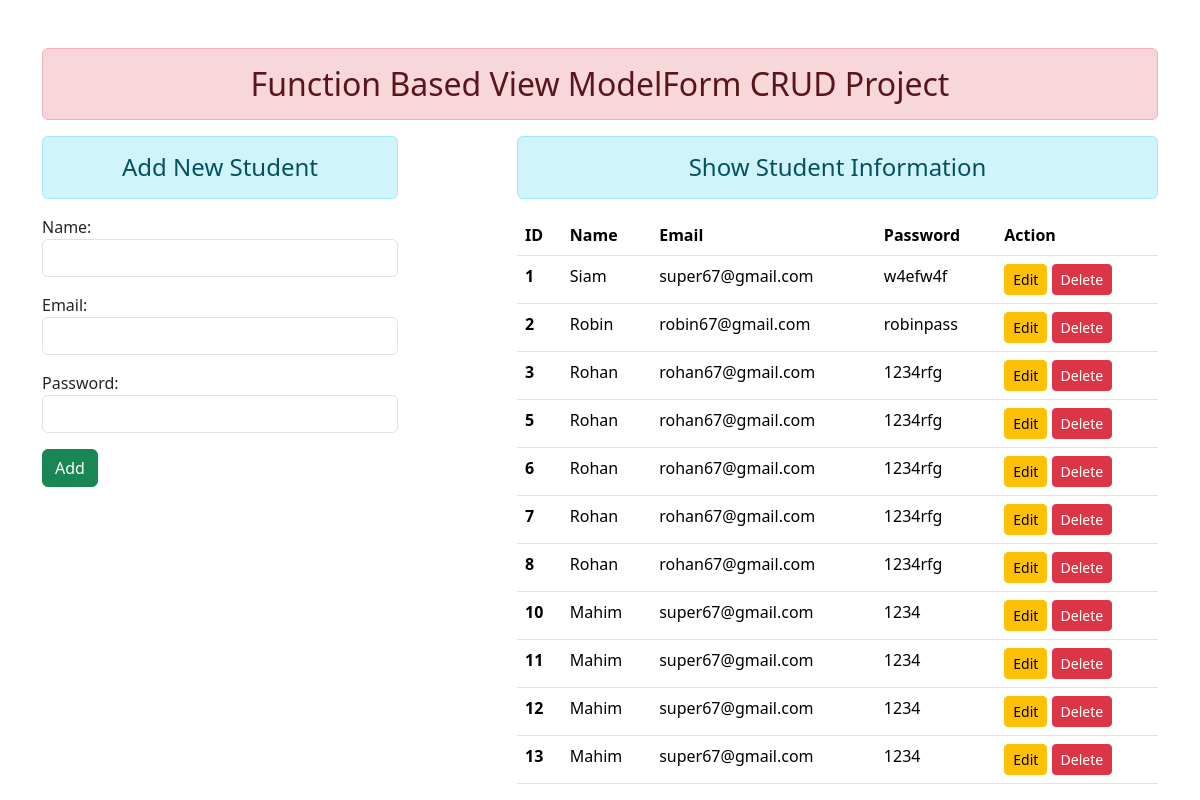
The page / on the database its author committed.
### enroll/models.py (models this page shows)
class User(models.Model):
    name = models.CharField(max_length=70)
    email = models.EmailField(max_length=100)
    password = models.CharField(max_length=100)

### enroll/views.py (the view)
# urls.py: path('', views.add_show, name="addandshow"),
def add_show(request):
    if request.method == 'POST':
        fm = StudentRegistration(request.POST)
        if fm.is_valid():
            name = fm.cleaned_data['name']
            email = fm.cleaned_data['email']
            password = fm.cleaned_data['password']
            reg = User(name=name, email=email, password=password)
            reg.save()
            fm = StudentRegistration()
    else:
        fm = StudentRegistration()
    stud = User.objects.all()
    return render(request, 'enroll/addandshow.html', {'form': fm, 'stu': stud})

### enroll/forms.py
class StudentRegistration(forms.ModelForm):
    class Meta:
        model = User
        fields = ['name', 'email', 'password']
        widgets ={
            'name': forms.TextInput(attrs={'class': 'form-control'}),
            'email': forms.EmailInput(attrs={'class': 'form-control'}),
            'password': forms.PasswordInput(render_value=True, attrs={'class': 'form-control'}),
        }

### enroll/templates/enroll/addandshow.html (shortened to what this page needs)
{% extends 'enroll/base.html' %}
{% block content %}
  <div class="row">
    <div class="col-sm-4">
      <h4 class="text-center alert alert-info">Add New Student</h4>
      <form action="" method="POST">
        {{ form.as_p }}
        <input type="submit" class="btn btn-success" value="Add">
      </form>
    </div>
    <div class="col-sm-7 offset-1">
      <h4 class="text-center alert alert-info">Show Student Information</h4>
      {% if stu %}
      <table class="table table-hover">
        <thead>
          <tr>
            <th scope="col">ID</th>
            <th scope="col">Name</th>
            <th scope="col">Email</th>
            <th scope="col">Password</th>
            <th scope="col">Action</th>
          </tr>
        </thead>
        <tbody>
          {% for st in stu  %}
            <tr>
              <th scope="row">{{st.id}}</th>
              <td>{{st.name}}</td>
              <td>{{ st.email }}</td>
              <td>{{ st.password }}</td>
              <td>
                <a href="{% url 'updatedata' st.id %}" class="btn btn-warning btn-sm">Edit</a>
                <form action="{% url 'deletedata' st.id %}" method="post" class="d-inline">
                  <input type="submit" class="btn btn-danger btn-sm" value="Delete">
                </form>
              </td>
            </tr>
          {% endfor %}
        </tbody>
      </table>
      {% else %}
        <h4 class="text-center alert alert-warning">No data found</h4>
      {% endif %}
    </div>
  </div>
{% endblock content %}

### enroll/templates/enroll/base.html (shortened to what this page needs)
<!DOCTYPE html>
{% load static %}
<html lang="en">
<head>
    <link rel="stylesheet" href="{% static 'enroll/css/bootstrap.css' %}">
</head>
<body>
    <div class="container mt-5">
        <h2 class="text-center alert alert-danger">Function Based View ModelForm CRUD Project</h2>
        {% block content %}
        {% endblock content %}
    </div>
</body>
</html>

### rows shown on the page
User: id "1", name "Siam", email "super67@gmail.com", password "w4efw4f"
User: id "2", name "Robin", email "robin67@gmail.com", password "robinpass"
User: id "3", name "Rohan", email "rohan67@gmail.com", password "1234rfg"
User: id "5", name "Rohan", email "rohan67@gmail.com", password "1234rfg"
User: id "6", name "Rohan", email "rohan67@gmail.com", password "1234rfg"
User: id "7", name "Rohan", email "rohan67@gmail.com", password "1234rfg"
User: id "8", name "Rohan", email "rohan67@gmail.com", password "1234rfg"
User: id "10", name "Mahim", email "super67@gmail.com", password "1234"
User: id "11", name "Mahim", email "super67@gmail.com", password "1234"
User: id "12", name "Mahim", email "super67@gmail.com", password "1234"
User: id "13", name "Mahim", email "super67@gmail.com", password "1234"
